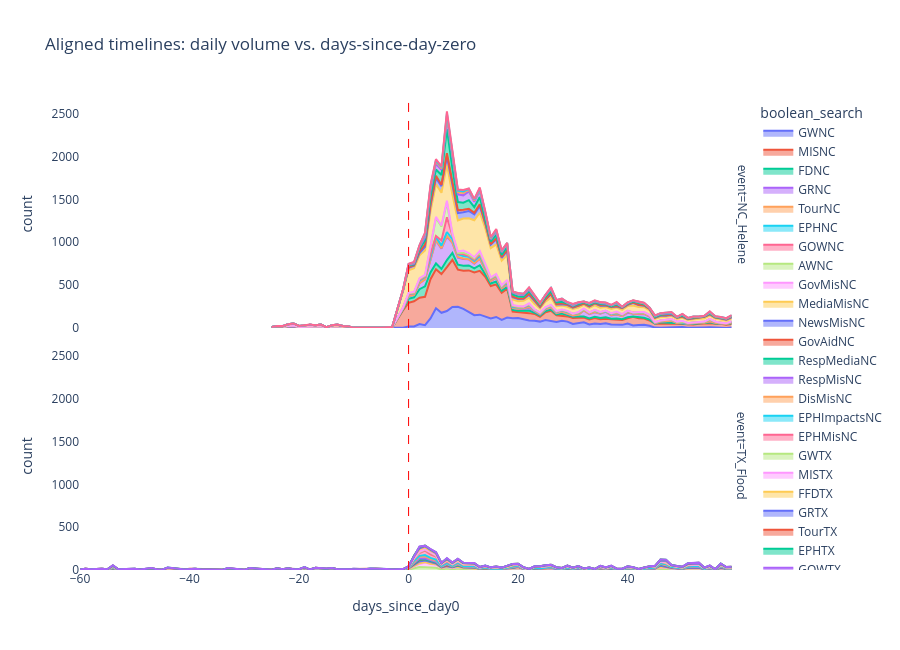

Here is the notebook cell this chart was saved with:
### Markdown cell above
### 7.2 Aligned-timeline streamgraph — event arcs on a common axis

Daily document volume per boolean search, with each event's x-axis re-centered so day-zero = 0. Lets you compare "how does the arc of LA Fires discourse compare to NC Helene" without the events' actual calendar positions getting in the way.

### Code cell
rows = []
for event, day0_str in EVENT_DAY_ZERO.items():
    day0 = datetime.fromisoformat(day0_str).replace(tzinfo=timezone.utc)
    for bs in BOOLEAN_SEARCHES:
        if bs["event"] != event:
            continue
        sub = df[df[f"bool_{bs['name']}"] & df["timestamp"].between(
            day0 - timedelta(days=WINDOW_DAYS), day0 + timedelta(days=WINDOW_DAYS))]
        if sub.empty:
            continue
        daily = sub.groupby(sub["timestamp"].dt.date).size().reset_index(name="count")
        daily["days_since_day0"] = daily["timestamp"].apply(
            lambda d: (datetime.combine(d, datetime.min.time(), tzinfo=timezone.utc) - day0).days)
        daily["event"] = event
        daily["boolean_search"] = bs["name"]
        rows.append(daily[["days_since_day0", "count", "event", "boolean_search"]])

if rows:
    aligned = pd.concat(rows, ignore_index=True)
    fig_aligned = px.area(aligned, x="days_since_day0", y="count", color="boolean_search",
                          facet_row="event", title="Aligned timelines: daily volume vs. days-since-day-zero",
                          height=650)
    fig_aligned.add_vline(x=0, line=dict(color="red", width=1, dash="dash"))
    fig_aligned.update_layout(plot_bgcolor="white")
    fig_aligned.write_html(str(OUTPUT_DIR / "aligned_timelines.html"), include_plotlyjs="cdn")
    fig_aligned.show()
else:
    print("  No data in event windows to plot aligned timelines.")

### Figure 1 — Plotly figure (JSON) as saved in the notebook; plotly's stock layout.template omitted (floating-point values rounded to 4 significant figures)
{"data": [{"fillpattern": {"shape": ""}, "hovertemplate": "boolean_search=GWNC<br>event=NC_Helene<br>days_since_day0=%{x}<br>count=%{y}<extra></extra>", "legendgroup": "GWNC", "line": {"color": "#636efa"}, "marker": {"symbol": "circle"}, "mode": "lines", "name": "GWNC", "orientation": "v", "showlegend": true, "stackgroup": "1", "type": "scatter", "x": [-25, -24, -21, -17, -16, -14, -11, -8, -7, -3, -1, 0, 1, 2, 3, 4, 5, 6, 7, 8, 9, 10, 11, 12, 13, 14, 15, 16, 17, 18, 19, 20, 21, 22, 23, 24, 25, 26, 27, 28, 29, 30, 31, 32, 33, 34, 35, 36, 37, 38, 39, 40, 41, 42, 43, 44, 45, 46, 47, 48, 49, 50, 51, 52, 53, 54, 55, 56, 57, 59], "xaxis": "x2", "y": [2, 1, 1, 1, 1, 1, 1, 1, 1, 1, 3, 16, 18, 46, 33, 112, 230, 177, 197, 246, 247, 223, 189, 149, 155, 135, 112, 128, 94, 121, 113, 117, 101, 88, 84, 74, 93, 82, 71, 83, 74, 46, 53, 65, 40, 52, 47, 55, 41, 41, 36, 51, 29, 35, 38, 25, 4, 2, 5, 5, 5, 10, 2, 1, 3, 6, 8, 5, 1, 6], "yaxis": "y2"}, {"fillpattern": {"shape": ""}, "hovertemplate": "boolean_search=MISNC<br>event=NC_Helene<br>days_since_day0=%{x}<br>count=%{y}<extra></extra>", "legendgroup": "MISNC", "line": {"color": "#EF553B"}, "marker": {"symbol": "circle"}, "mode": "lines", "name": "MISNC", "orientation": "v", "showlegend": true, "stackgroup": "1", "type": "scatter", "x": [-25, -24, -23, -22, -21, -20, -19, -18, -17, -16, -15, -14, -13, -12, -11, -9, -8, -5, -3, -1, 0, 1, 2, 3, 4, 5, 6, 7, 8, 9, 10, 11, 12, 13, 14, 15, 16, 17, 18, 19, 20, 21, 22, 23, 24, 25, 26, 27, 28, 29, 30, 31, 32, 33, 34, 35, 36, 37, 38, 39, 40, 41, 42, 43, 44, 45, 46, 47, 48, 49, 50, 51, 52, 53, 54, 55, 56, 57, 58, 59], "xaxis": "x2", "y": [3, 6, 5, 20, 22, 9, 14, 13, 12, 16, 3, 13, 16, 9, 4, 1, 1, 1, 2, 204, 277, 294, 307, 331, 457, 455, 452, 512, 549, 434, 444, 483, 500, 512, 463, 378, 381, 317, 338, 78, 68, 86, 85, 80, 57, 91, 118, 76, 59, 61, 71, 66, 56, 60, 65, 55, 53, 61, 58, 56, 62, 100, 77, 71, 62, 44, 51, 43, 47, 42, 37, 36, 40, 46, 47, 47, 44, 48, 37, 40], "yaxis": "y2"}, {"fillpattern": {"shape": ""}, "hovertemplate": "boolean_search=FDNC<br>event=NC_Helene<br>days_since_day0=%{x}<br>count=%{y}<extra></extra>", "legendgroup": "FDNC", "line": {"color": "#00cc96"}, "marker": {"symbol": "circle"}, "mode": "lines", "name": "FDNC", "orientation": "v", "showlegend": true, "stackgroup": "1", "type": "scatter", "x": [-24, -23, -17, -16, -13, -11, -10, -1, 0, 1, 2, 3, 4, 5, 6, 7, 8, 9, 10, 11, 12, 13, 14, 15, 16, 17, 18, 19, 20, 21, 22, 23, 24, 25, 26, 27, 28, 29, 30, 31, 32, 33, 34, 35, 36, 37, 38, 39, 40, 41, 42, 43, 44, 45, 46, 47, 48, 49, 50, 51, 52, 53, 54, 55, 56, 57, 58, 59], "xaxis": "x2", "y": [1, 2, 1, 1, 1, 1, 1, 12, 47, 46, 100, 122, 80, 68, 60, 84, 80, 57, 59, 58, 47, 65, 34, 29, 34, 24, 21, 20, 15, 16, 31, 14, 14, 13, 16, 11, 26, 16, 13, 15, 12, 11, 13, 14, 17, 5, 11, 9, 12, 5, 10, 9, 10, 3, 14, 15, 14, 7, 6, 5, 8, 5, 4, 10, 4, 3, 5, 9], "yaxis": "y2"}, {"fillpattern": {"shape": ""}, "hovertemplate": "boolean_search=GRNC<br>event=NC_Helene<br>days_since_day0=%{x}<br>count=%{y}<extra></extra>", "legendgroup": "GRNC", "line": {"color": "#ab63fa"}, "marker": {"symbol": "circle"}, "mode": "lines", "name": "GRNC", "orientation": "v", "showlegend": true, "stackgroup": "1", "type": "scatter", "x": [-24, -23, -17, -16, -14, -13, -11, -1, 0, 1, 2, 3, 4, 5, 6, 7, 8, 9, 10, 11, 12, 13, 14, 15, 16, 17, 18, 19, 20, 21, 22, 23, 24, 25, 26, 27, 28, 29, 30, 31, 32, 33, 34, 35, 36, 37, 38, 39, 40, 41, 42, 43, 44, 45, 46, 47, 48, 49, 50, 51, 52, 53, 54, 55, 56, 57, 58, 59], "xaxis": "x2", "y": [1, 1, 1, 1, 1, 1, 1, 9, 29, 28, 69, 80, 136, 267, 237, 274, 119, 84, 80, 71, 55, 76, 46, 26, 40, 25, 27, 22, 23, 20, 30, 16, 13, 21, 21, 16, 21, 14, 12, 19, 71, 49, 54, 51, 63, 39, 46, 36, 52, 32, 38, 46, 32, 4, 9, 14, 16, 4, 6, 5, 6, 5, 5, 11, 7, 5, 4, 9], "yaxis": "y2"}, {"fillpattern": {"shape": ""}, "hovertemplate": "boolean_search=TourNC<br>event=NC_Helene<br>days_since_day0=%{x}<br>count=%{y}<extra></extra>", "legendgroup": "TourNC", "line": {"color": "#FFA15A"}, "marker": {"symbol": "circle"}, "mode": "lines", "name": "TourNC", "orientation": "v", "showlegend": true, "stackgroup": "1", "type": "scatter", "x": [0, 1, 2, 3, 4, 5, 6, 7, 8, 9, 10, 11, 12, 13, 14, 15, 16, 17, 18, 19, 20, 21, 22, 23, 24, 25, 26, 27, 28, 29, 30, 31, 32, 33, 34, 35, 36, 37, 38, 40, 42, 43, 44, 45, 47, 48, 50, 52, 53, 55], "xaxis": "x2", "y": [3, 1, 2, 2, 8, 6, 6, 10, 2, 6, 4, 2, 4, 1, 2, 3, 6, 4, 5, 2, 2, 7, 10, 6, 5, 4, 4, 2, 2, 2, 6, 2, 2, 6, 3, 2, 2, 5, 3, 11, 3, 1, 11, 1, 3, 3, 2, 1, 1, 3], "yaxis": "y2"}, {"fillpattern": {"shape": ""}, "hovertemplate": "boolean_search=EPHNC<br>event=NC_Helene<br>days_since_day0=%{x}<br>count=%{y}<extra></extra>", "legendgroup": "EPHNC", "line": {"color": "#19d3f3"}, "marker": {"symbol": "circle"}, "mode": "lines", "name": "EPHNC", "orientation": "v", "showlegend": true, "stackgroup": "1", "type": "scatter", "x": [-25, -24, -23, -22, -21, -20, -19, -18, -17, -15, -14, -13, -12, -11, -8, -3, -1, 0, 1, 2, 3, 4, 5, 6, 7, 8, 9, 10, 11, 12, 13, 14, 15, 16, 17, 18, 19, 20, 21, 22, 23, 24, 25, 26, 27, 28, 29, 30, 31, 32, 33, 34, 35, 36, 37, 38, 39, 40, 41, 42, 43, 44, 45, 46, 47, 48, 49, 50, 51, 52, 53, 54, 55, 56, 57, 58, 59], "xaxis": "x2", "y": [2, 3, 2, 4, 4, 3, 1, 8, 2, 1, 2, 1, 3, 3, 1, 2, 11, 21, 18, 28, 27, 39, 35, 29, 43, 41, 32, 29, 29, 28, 34, 28, 22, 21, 16, 16, 9, 13, 11, 18, 11, 11, 9, 16, 9, 15, 17, 14, 17, 10, 13, 14, 10, 4, 12, 12, 15, 9, 12, 13, 11, 9, 6, 10, 9, 14, 12, 5, 6, 7, 4, 7, 19, 13, 5, 8, 9], "yaxis": "y2"}, {"fillpattern": {"shape": ""}, "hovertemplate": "boolean_search=GOWNC<br>event=NC_Helene<br>days_since_day0=%{x}<br>count=%{y}<extra></extra>", "legendgroup": "GOWNC", "line": {"color": "#FF6692"}, "marker": {"symbol": "circle"}, "mode": "lines", "name": "GOWNC", "orientation": "v", "showlegend": true, "stackgroup": "1", "type": "scatter", "x": [-25, -11, -8, 0, 1, 2, 3, 4, 5, 6, 7, 8, 9, 10, 11, 12, 13, 14, 15, 16, 17, 18, 19, 20, 21, 22, 23, 24, 25, 26, 27, 28, 29, 31, 32, 34, 35, 36, 37, 38, 39, 40, 41, 42, 43, 44, 45, 47, 48, 49, 50, 51, 52, 53, 54, 55, 59], "xaxis": "x2", "y": [1, 1, 1, 4, 1, 9, 6, 34, 14, 61, 172, 29, 7, 21, 7, 14, 17, 13, 4, 6, 5, 12, 11, 7, 4, 7, 4, 1, 6, 3, 4, 3, 7, 4, 2, 5, 3, 5, 5, 7, 4, 1, 1, 4, 3, 1, 3, 4, 1, 2, 7, 2, 1, 2, 1, 4, 2], "yaxis": "y2"}, {"fillpattern": {"shape": ""}, "hovertemplate": "boolean_search=AWNC<br>event=NC_Helene<br>days_since_day0=%{x}<br>count=%{y}<extra></extra>", "legendgroup": "AWNC", "line": {"color": "#B6E880"}, "marker": {"symbol": "circle"}, "mode": "lines", "name": "AWNC", "orientation": "v", "showlegend": true, "stackgroup": "1", "type": "scatter", "x": [-25, -21, -17, -7, -3, -1, 0, 1, 2, 3, 4, 5, 6, 7, 8, 9, 10, 11, 12, 13, 14, 15, 16, 17, 18, 19, 20, 21, 22, 24, 25, 26, 27, 28, 29, 30, 31, 32, 33, 34, 35, 36, 38, 39, 40, 41, 42, 43, 44, 45, 47, 49, 50, 51, 53, 54, 55, 56, 59], "xaxis": "x2", "y": [1, 1, 1, 1, 1, 1, 7, 7, 12, 10, 78, 208, 163, 173, 25, 9, 19, 14, 13, 19, 7, 8, 4, 4, 10, 5, 2, 4, 6, 1, 2, 5, 4, 2, 3, 1, 3, 2, 1, 1, 2, 1, 6, 2, 1, 1, 1, 3, 1, 1, 2, 1, 3, 1, 1, 1, 1, 1, 2], "yaxis": "y2"}, {"fillpattern": {"shape": ""}, "hovertemplate": "boolean_search=GovMisNC<br>event=NC_Helene<br>days_since_day0=%{x}<br>count=%{y}<extra></extra>", "legendgroup": "GovMisNC", "line": {"color": "#FF97FF"}, "marker": {"symbol": "circle"}, "mode": "lines", "name": "GovMisNC", "orientation": "v", "showlegend": true, "stackgroup": "1", "type": "scatter", "x": [-11, -3, -1, 0, 1, 2, 3, 4, 5, 6, 7, 8, 9, 10, 11, 12, 13, 14, 15, 16, 17, 18, 19, 20, 21, 22, 23, 24, 25, 26, 27, 28, 29, 30, 31, 32, 33, 34, 35, 36, 37, 38, 39, 40, 41, 42, 43, 44, 45, 47, 48, 49, 50, 51, 52, 53, 54, 55, 56, 59], "xaxis": "x2", "y": [1, 1, 2, 6, 9, 8, 9, 20, 14, 10, 20, 15, 16, 25, 22, 16, 20, 22, 10, 11, 10, 11, 9, 9, 2, 13, 3, 4, 5, 5, 5, 5, 5, 3, 7, 7, 2, 4, 3, 2, 5, 7, 3, 3, 1, 4, 4, 2, 3, 3, 3, 1, 7, 2, 1, 1, 4, 3, 2, 2], "yaxis": "y2"}, {"fillpattern": {"shape": ""}, "hovertemplate": "boolean_search=MediaMisNC<br>event=NC_Helene<br>days_since_day0=%{x}<br>count=%{y}<extra></extra>", "legendgroup": "MediaMisNC", "line": {"color": "#FECB52"}, "marker": {"symbol": "circle"}, "mode": "lines", "name": "MediaMisNC", "orientation": "v", "showlegend": true, "stackgroup": "1", "type": "scatter", "x": [-25, -24, -23, -22, -21, -20, -19, -18, -17, -16, -15, -14, -13, -12, -11, -9, -8, -1, 0, 1, 2, 3, 4, 5, 6, 7, 8, 9, 10, 11, 12, 13, 14, 15, 16, 17, 18, 19, 20, 21, 22, 23, 24, 25, 26, 27, 28, 29, 30, 31, 32, 33, 34, 35, 36, 37, 38, 39, 40, 41, 42, 43, 44, 45, 46, 47, 48, 49, 50, 51, 52, 53, 54, 55, 56, 57, 58, 59], "xaxis": "x2", "y": [1, 5, 4, 13, 20, 8, 12, 12, 11, 15, 2, 9, 12, 6, 4, 1, 1, 192, 263, 274, 267, 284, 395, 382, 384, 422, 451, 364, 374, 405, 431, 446, 414, 340, 344, 286, 288, 62, 56, 65, 67, 63, 46, 62, 83, 55, 45, 49, 57, 53, 42, 52, 53, 50, 42, 50, 47, 49, 53, 81, 59, 57, 51, 38, 42, 33, 37, 32, 35, 33, 34, 43, 38, 40, 34, 37, 30, 31], "yaxis": "y2"}, {"fillpattern": {"shape": ""}, "hovertemplate": "boolean_search=NewsMisNC<br>event=NC_Helene<br>days_since_day0=%{x}<br>count=%{y}<extra></extra>", "legendgroup": "NewsMisNC", "line": {"color": "#636efa"}, "marker": {"symbol": "circle"}, "mode": "lines", "name": "NewsMisNC", "orientation": "v", "showlegend": true, "stackgroup": "1", "type": "scatter", "x": [-25, -24, -23, -22, -21, -20, -19, -18, -17, -16, -15, -14, -13, -12, -11, -3, -1, 0, 1, 2, 3, 4, 5, 6, 7, 8, 9, 10, 11, 12, 13, 14, 15, 16, 17, 18, 19, 20, 21, 22, 23, 24, 25, 26, 27, 28, 29, 30, 31, 32, 33, 34, 35, 36, 37, 38, 39, 40, 41, 42, 43, 44, 45, 46, 47, 48, 49, 50, 51, 52, 53, 54, 55, 56, 57, 58, 59], "xaxis": "x2", "y": [1, 3, 4, 6, 5, 4, 3, 5, 2, 5, 2, 5, 6, 4, 1, 1, 10, 28, 30, 27, 44, 63, 72, 76, 97, 116, 85, 73, 85, 68, 78, 54, 41, 61, 34, 54, 28, 27, 26, 32, 34, 18, 25, 40, 22, 15, 19, 15, 20, 16, 15, 24, 23, 17, 20, 11, 21, 15, 32, 23, 17, 17, 11, 15, 10, 12, 13, 13, 11, 12, 6, 16, 12, 11, 11, 13, 12], "yaxis": "y2"}, {"fillpattern": {"shape": ""}, "hovertemplate": "boolean_search=GovAidNC<br>event=NC_Helene<br>days_since_day0=%{x}<br>count=%{y}<extra></extra>", "legendgroup": "GovAidNC", "line": {"color": "#EF553B"}, "marker": {"symbol": "circle"}, "mode": "lines", "name": "GovAidNC", "orientation": "v", "showlegend": true, "stackgroup": "1", "type": "scatter", "x": [-24, -23, -13, -11, -1, 0, 1, 2, 3, 4, 5, 6, 7, 8, 9, 10, 11, 12, 13, 14, 15, 16, 17, 18, 19, 20, 21, 22, 23, 24, 25, 26, 27, 28, 29, 30, 31, 32, 33, 34, 35, 36, 37, 38, 39, 40, 41, 42, 43, 44, 45, 46, 47, 48, 49, 50, 51, 52, 53, 54, 55, 57, 58, 59], "xaxis": "x2", "y": [1, 1, 1, 1, 1, 8, 7, 19, 26, 27, 26, 17, 35, 41, 34, 28, 26, 19, 22, 12, 7, 9, 10, 8, 8, 4, 3, 13, 9, 5, 4, 6, 3, 11, 6, 4, 3, 1, 5, 2, 4, 3, 1, 6, 2, 2, 2, 5, 4, 2, 2, 6, 6, 5, 1, 2, 2, 3, 1, 2, 2, 2, 2, 4], "yaxis": "y2"}, {"fillpattern": {"shape": ""}, "hovertemplate": "boolean_search=RespMediaNC<br>event=NC_Helene<br>days_since_day0=%{x}<br>count=%{y}<extra></extra>", "legendgroup": "RespMediaNC", "line": {"color": "#00cc96"}, "marker": {"symbol": "circle"}, "mode": "lines", "name": "RespMediaNC", "orientation": "v", "showlegend": true, "stackgroup": "1", "type": "scatter", "x": [-24, -23, -11, -1, 0, 1, 2, 3, 4, 5, 6, 7, 8, 9, 10, 11, 12, 13, 14, 15, 16, 17, 18, 19, 20, 21, 22, 23, 24, 25, 26, 27, 28, 29, 30, 31, 32, 33, 34, 35, 36, 37, 38, 39, 40, 41, 42, 43, 44, 45, 46, 47, 48, 49, 50, 51, 52, 53, 54, 55, 56, 57, 58, 59], "xaxis": "x2", "y": [1, 1, 1, 1, 17, 9, 28, 48, 84, 73, 113, 281, 148, 94, 84, 101, 67, 83, 53, 29, 40, 24, 36, 24, 25, 19, 28, 23, 20, 27, 29, 21, 19, 13, 11, 15, 12, 15, 10, 15, 11, 8, 17, 7, 11, 12, 16, 12, 8, 8, 5, 13, 9, 4, 12, 4, 7, 6, 4, 8, 7, 5, 5, 6], "yaxis": "y2"}, {"fillpattern": {"shape": ""}, "hovertemplate": "boolean_search=RespMisNC<br>event=NC_Helene<br>days_since_day0=%{x}<br>count=%{y}<extra></extra>", "legendgroup": "RespMisNC", "line": {"color": "#ab63fa"}, "marker": {"symbol": "circle"}, "mode": "lines", "name": "RespMisNC", "orientation": "v", "showlegend": true, "stackgroup": "1", "type": "scatter", "x": [-23, -13, -11, -1, 0, 1, 2, 3, 4, 5, 6, 7, 8, 9, 10, 11, 12, 13, 14, 15, 16, 17, 18, 19, 20, 21, 22, 23, 24, 25, 26, 27, 28, 29, 30, 31, 32, 33, 34, 35, 36, 37, 38, 39, 40, 41, 42, 43, 44, 45, 46, 47, 48, 49, 50, 51, 52, 53, 54, 55, 56, 57, 58, 59], "xaxis": "x2", "y": [1, 1, 1, 1, 8, 9, 23, 37, 75, 66, 62, 117, 134, 91, 85, 103, 63, 69, 47, 25, 42, 30, 36, 22, 23, 20, 19, 21, 16, 18, 26, 17, 22, 8, 8, 13, 7, 13, 9, 13, 7, 10, 12, 5, 6, 10, 14, 9, 3, 9, 9, 9, 7, 2, 10, 4, 6, 5, 4, 9, 5, 6, 5, 7], "yaxis": "y2"}, {"fillpattern": {"shape": ""}, "hovertemplate": "boolean_search=DisMisNC<br>event=NC_Helene<br>days_since_day0=%{x}<br>count=%{y}<extra></extra>", "legendgroup": "DisMisNC", "line": {"color": "#FFA15A"}, "marker": {"symbol": "circle"}, "mode": "lines", "name": "DisMisNC", "orientation": "v", "showlegend": true, "stackgroup": "1", "type": "scatter", "x": [-13, -11, -1, 0, 1, 2, 3, 4, 5, 6, 7, 8, 9, 10, 11, 12, 13, 14, 15, 16, 17, 18, 19, 20, 21, 22, 23, 24, 25, 26, 27, 28, 29, 30, 31, 32, 33, 34, 35, 36, 37, 38, 39, 40, 41, 42, 43, 44, 45, 46, 47, 48, 49, 50, 51, 52, 53, 54, 55, 57, 58, 59], "xaxis": "x2", "y": [1, 1, 2, 7, 13, 12, 36, 35, 29, 17, 43, 39, 25, 28, 18, 13, 21, 14, 10, 15, 13, 8, 10, 7, 10, 15, 8, 2, 5, 9, 5, 9, 2, 10, 7, 3, 4, 4, 6, 9, 5, 7, 2, 8, 2, 6, 4, 3, 3, 7, 4, 7, 1, 5, 2, 4, 2, 2, 5, 2, 3, 4], "yaxis": "y2"}, {"fillpattern": {"shape": ""}, "hovertemplate": "boolean_search=EPHImpactsNC<br>event=NC_Helene<br>days_since_day0=%{x}<br>count=%{y}<extra></extra>", "legendgroup": "EPHImpactsNC", "line": {"color": "#19d3f3"}, "marker": {"symbol": "circle"}, "mode": "lines", "name": "EPHImpactsNC", "orientation": "v", "showlegend": true, "stackgroup": "1", "type": "scatter", "x": [-23, -1, 0, 1, 2, 3, 4, 5, 6, 7, 8, 9, 10, 11, 12, 13, 14, 15, 16, 17, 18, 19, 20, 21, 22, 23, 24, 25, 26, 27, 28, 29, 30, 31, 33, 34, 35, 36, 38, 41, 42, 43, 44, 45, 46, 47, 48, 49, 50, 51, 52, 53, 54, 55, 56, 57, 58, 59], "xaxis": "x2", "y": [1, 2, 4, 2, 6, 8, 13, 12, 13, 25, 19, 18, 17, 10, 11, 10, 7, 8, 4, 6, 1, 2, 6, 4, 7, 3, 4, 1, 5, 3, 5, 3, 4, 1, 4, 5, 3, 3, 5, 1, 2, 4, 1, 3, 1, 5, 3, 1, 2, 1, 2, 2, 1, 6, 2, 2, 1, 5], "yaxis": "y2"}, {"fillpattern": {"shape": ""}, "hovertemplate": "boolean_search=EPHMisNC<br>event=NC_Helene<br>days_since_day0=%{x}<br>count=%{y}<extra></extra>", "legendgroup": "EPHMisNC", "line": {"color": "#FF6692"}, "marker": {"symbol": "circle"}, "mode": "lines", "name": "EPHMisNC", "orientation": "v", "showlegend": true, "stackgroup": "1", "type": "scatter", "x": [-23, -19, -18, -8, -3, -1, 0, 1, 2, 3, 4, 5, 6, 7, 8, 9, 10, 11, 12, 13, 14, 15, 16, 17, 18, 19, 20, 21, 22, 23, 24, 25, 26, 27, 29, 30, 31, 33, 34, 35, 36, 37, 38, 39, 40, 41, 42, 43, 45, 46, 47, 48, 49, 50, 51, 52, 53, 54, 55, 56, 57, 58, 59], "xaxis": "x2", "y": [1, 1, 1, 1, 2, 2, 4, 4, 3, 10, 14, 13, 10, 23, 16, 12, 17, 5, 8, 11, 11, 7, 10, 5, 2, 1, 5, 2, 5, 4, 3, 1, 7, 2, 4, 5, 2, 3, 4, 1, 2, 2, 7, 1, 2, 1, 1, 2, 4, 2, 4, 3, 2, 2, 1, 1, 1, 1, 6, 3, 2, 1, 3], "yaxis": "y2"}, {"fillpattern": {"shape": ""}, "hovertemplate": "boolean_search=GWTX<br>event=TX_Flood<br>days_since_day0=%{x}<br>count=%{y}<extra></extra>", "legendgroup": "GWTX", "line": {"color": "#B6E880"}, "marker": {"symbol": "circle"}, "mode": "lines", "name": "GWTX", "orientation": "v", "showlegend": true, "stackgroup": "1", "type": "scatter", "x": [-60, -54, -52, -51, -50, -48, -47, -46, -44, -43, -39, -35, -33, -28, -24, -23, -22, -19, -17, -15, -14, -9, -8, -6, -4, -3, -1, 0, 1, 2, 3, 4, 5, 6, 7, 8, 9, 10, 11, 12, 13, 14, 15, 16, 17, 18, 19, 20, 22, 23, 24, 25, 26, 27, 28, 29, 30, 31, 32, 34, 35, 36, 37, 38, 40, 41, 42, 43, 44, 45, 46, 47, 48, 49, 50, 51, 52, 53, 54, 55, 57, 58, 59], "xaxis": "x", "y": [1, 4, 1, 2, 1, 1, 1, 1, 2, 1, 2, 1, 1, 1, 1, 1, 1, 3, 2, 1, 1, 1, 1, 1, 1, 1, 1, 5, 21, 35, 33, 26, 25, 7, 17, 8, 17, 7, 6, 6, 4, 4, 1, 1, 1, 3, 6, 11, 1, 5, 2, 2, 3, 3, 1, 5, 3, 6, 1, 1, 4, 3, 4, 1, 1, 2, 1, 1, 2, 4, 13, 10, 3, 4, 2, 4, 5, 7, 1, 1, 6, 1, 2], "yaxis": "y"}, {"fillpattern": {"shape": ""}, "hovertemplate": "boolean_search=MISTX<br>event=TX_Flood<br>days_since_day0=%{x}<br>count=%{y}<extra></extra>", "legendgroup": "MISTX", "line": {"color": "#FF97FF"}, "marker": {"symbol": "circle"}, "mode": "lines", "name": "MISTX", "orientation": "v", "showlegend": true, "stackgroup": "1", "type": "scatter", "x": [-60, -59, -58, -57, -56, -55, -54, -53, -52, -51, -50, -49, -48, -47, -46, -45, -44, -43, -42, -41, -40, -39, -38, -36, -35, -34, -33, -32, -31, -30, -29, -28, -27, -26, -25, -24, -23, -22, -21, -20, -19, -18, -17, -15, -14, -13, -12, -11, -10, -9, -8, -7, -6, -5, -4, -3, -2, -1, 0, 1, 2, 3, 4, 5, 6, 7, 8, 9, 10, 11, 12, 13, 14, 15, 16, 17, 18, 19, 20, 21, 22, 23, 24, 25, 26, 27, 28, 29, 30, 31, 32, 33, 34, 35, 36, 37, 38, 39, 40, 41, 42, 43, 44, 45, 46, 47, 48, 49, 50, 51, 52, 53, 54, 55, 56, 57, 58, 59], "xaxis": "x", "y": [2, 5, 4, 5, 5, 3, 7, 3, 2, 2, 5, 2, 3, 5, 2, 1, 4, 5, 5, 2, 3, 4, 3, 3, 2, 1, 3, 6, 4, 1, 8, 4, 5, 1, 1, 7, 3, 4, 3, 2, 7, 2, 6, 4, 7, 4, 5, 4, 6, 4, 3, 4, 3, 5, 4, 2, 3, 3, 7, 25, 36, 53, 43, 37, 17, 19, 15, 16, 16, 14, 14, 6, 12, 7, 8, 9, 8, 12, 10, 7, 3, 5, 14, 14, 12, 7, 8, 11, 5, 9, 4, 11, 2, 7, 4, 8, 5, 4, 11, 7, 4, 7, 10, 9, 17, 13, 13, 8, 6, 13, 11, 13, 7, 10, 3, 10, 6, 10], "yaxis": "y"}, {"fillpattern": {"shape": ""}, "hovertemplate": "boolean_search=FFDTX<br>event=TX_Flood<br>days_since_day0=%{x}<br>count=%{y}<extra></extra>", "legendgroup": "FFDTX", "line": {"color": "#FECB52"}, "marker": {"symbol": "circle"}, "mode": "lines", "name": "FFDTX", "orientation": "v", "showlegend": true, "stackgroup": "1", "type": "scatter", "x": [-59, -57, -54, -47, -44, -40, -33, -28, -22, -20, -19, -17, -15, -14, -6, 0, 1, 2, 3, 4, 5, 6, 7, 8, 9, 10, 11, 12, 13, 14, 15, 16, 17, 18, 19, 20, 21, 22, 23, 26, 27, 30, 34, 35, 36, 37, 39, 40, 41, 43, 44, 45, 46, 47, 48, 49, 50, 51, 52, 53, 57, 58], "xaxis": "x", "y": [1, 1, 3, 1, 2, 1, 1, 1, 1, 1, 1, 1, 1, 1, 1, 2, 4, 8, 7, 5, 5, 1, 5, 5, 4, 1, 4, 1, 1, 1, 2, 1, 2, 2, 1, 8, 1, 1, 2, 4, 1, 1, 2, 2, 2, 2, 1, 3, 2, 1, 1, 1, 5, 6, 2, 1, 3, 1, 5, 2, 3, 3], "yaxis": "y"}, {"fillpattern": {"shape": ""}, "hovertemplate": "boolean_search=GRTX<br>event=TX_Flood<br>days_since_day0=%{x}<br>count=%{y}<extra></extra>", "legendgroup": "GRTX", "line": {"color": "#636efa"}, "marker": {"symbol": "circle"}, "mode": "lines", "name": "GRTX", "orientation": "v", "showlegend": true, "stackgroup": "1", "type": "scatter", "x": [-59, -57, -54, -47, -44, -43, -42, -40, -33, -28, -22, -20, -19, -17, -15, -8, -6, -4, -2, 0, 1, 2, 3, 4, 5, 6, 7, 8, 9, 10, 11, 12, 13, 14, 15, 16, 18, 19, 20, 21, 22, 23, 24, 25, 26, 27, 29, 30, 31, 34, 35, 36, 37, 38, 39, 40, 41, 43, 44, 45, 46, 47, 48, 49, 50, 51, 52, 53, 55, 57, 58, 59], "xaxis": "x", "y": [1, 1, 3, 1, 2, 1, 1, 1, 1, 1, 1, 1, 1, 1, 1, 1, 1, 1, 1, 5, 11, 20, 17, 15, 9, 5, 4, 4, 11, 5, 5, 4, 3, 2, 1, 2, 5, 5, 7, 3, 2, 2, 1, 2, 3, 1, 2, 2, 3, 1, 2, 3, 4, 1, 1, 4, 3, 1, 1, 2, 15, 7, 4, 4, 3, 4, 4, 3, 1, 5, 2, 1], "yaxis": "y"}, {"fillpattern": {"shape": ""}, "hovertemplate": "boolean_search=TourTX<br>event=TX_Flood<br>days_since_day0=%{x}<br>count=%{y}<extra></extra>", "legendgroup": "TourTX", "line": {"color": "#EF553B"}, "marker": {"symbol": "circle"}, "mode": "lines", "name": "TourTX", "orientation": "v", "showlegend": true, "stackgroup": "1", "type": "scatter", "x": [-54, -39, -20, -17, -7, -6, 0, 1, 2, 3, 4, 5, 6, 7, 8, 9, 10, 11, 12, 13, 14, 15, 16, 17, 18, 19, 20, 21, 23, 24, 25, 26, 27, 28, 29, 30, 31, 34, 35, 36, 37, 38, 40, 42, 44, 45, 46, 47, 48, 49, 50, 51, 52, 53, 54, 55, 57, 58, 59], "xaxis": "x", "y": [1, 1, 1, 1, 1, 1, 4, 10, 16, 15, 16, 9, 7, 8, 6, 6, 5, 6, 6, 2, 2, 3, 1, 1, 4, 3, 2, 3, 5, 1, 3, 7, 4, 1, 2, 1, 4, 1, 3, 1, 2, 1, 1, 1, 5, 3, 13, 13, 8, 4, 1, 9, 11, 9, 2, 10, 11, 3, 1], "yaxis": "y"}, {"fillpattern": {"shape": ""}, "hovertemplate": "boolean_search=EPHTX<br>event=TX_Flood<br>days_since_day0=%{x}<br>count=%{y}<extra></extra>", "legendgroup": "EPHTX", "line": {"color": "#00cc96"}, "marker": {"symbol": "circle"}, "mode": "lines", "name": "EPHTX", "orientation": "v", "showlegend": true, "stackgroup": "1", "type": "scatter", "x": [-59, -58, -56, -55, -54, -53, -52, -50, -48, -47, -46, -45, -44, -43, -42, -41, -39, -38, -36, -33, -32, -29, -28, -27, -22, -21, -20, -19, -18, -17, -15, -14, -10, -7, -6, -2, 1, 2, 4, 5, 6, 7, 8, 9, 10, 11, 12, 14, 15, 16, 17, 19, 20, 21, 23, 25, 26, 27, 28, 29, 32, 33, 35, 36, 37, 39, 40, 43, 44, 45, 47, 48, 49, 50, 51, 53, 54, 55, 56, 57, 58], "xaxis": "x", "y": [2, 1, 1, 2, 2, 1, 1, 2, 1, 1, 1, 1, 2, 4, 1, 1, 1, 2, 1, 2, 1, 1, 1, 1, 1, 1, 1, 2, 1, 1, 1, 2, 2, 2, 1, 1, 2, 5, 1, 3, 1, 7, 1, 1, 3, 2, 1, 2, 1, 2, 1, 3, 1, 1, 2, 1, 1, 1, 1, 1, 1, 2, 1, 1, 1, 1, 1, 2, 1, 1, 1, 2, 1, 2, 2, 3, 1, 1, 2, 1, 1], "yaxis": "y"}, {"fillpattern": {"shape": ""}, "hovertemplate": "boolean_search=GOWTX<br>event=TX_Flood<br>days_since_day0=%{x}<br>count=%{y}<extra></extra>", "legendgroup": "GOWTX", "line": {"color": "#ab63fa"}, "marker": {"symbol": "circle"}, "mode": "lines", "name": "GOWTX", "orientation": "v", "showlegend": true, "stackgroup": "1", "type": "scatter", "x": [-54, -47, -46, -44, -39, -35, -33, -24, -22, -19, -17, -15, -14, -9, -6, -1, 0, 1, 2, 3, 4, 5, 6, 7, 8, 9, 10, 11, 12, 13, 14, 15, 16, 18, 19, 20, 23, 24, 25, 26, 29, 30, 31, 32, 35, 36, 37, 40, 43, 44, 45, 46, 47, 48, 49, 50, 51, 52, 53, 57, 58], "xaxis": "x", "y": [4, 1, 1, 1, 1, 1, 1, 1, 1, 3, 1, 1, 1, 1, 1, 1, 2, 12, 14, 11, 7, 9, 3, 5, 2, 8, 4, 4, 4, 2, 2, 1, 1, 1, 3, 1, 4, 1, 1, 2, 1, 2, 1, 1, 3, 2, 3, 1, 1, 1, 1, 7, 2, 2, 1, 1, 1, 3, 1, 3, 1], "yaxis": "y"}, {"fillpattern": {"shape": ""}, "hovertemplate": "boolean_search=AWTX<br>event=TX_Flood<br>days_since_day0=%{x}<br>count=%{y}<extra></extra>", "legendgroup": "AWTX", "line": {"color": "#FFA15A"}, "marker": {"symbol": "circle"}, "mode": "lines", "name": "AWTX", "orientation": "v", "showlegend": true, "stackgroup": "1", "type": "scatter", "x": [-54, -48, -47, -35, -33, -28, -23, -19, 0, 1, 2, 3, 4, 5, 6, 7, 8, 9, 10, 11, 12, 14, 16, 18, 19, 20, 23, 24, 25, 27, 29, 31, 37, 38, 41, 43, 44, 45, 46, 47, 49, 50, 51, 52, 53, 54, 55, 57, 58, 59], "xaxis": "x", "y": [3, 1, 1, 1, 1, 1, 1, 1, 1, 11, 24, 23, 15, 15, 2, 9, 4, 10, 1, 3, 4, 2, 1, 1, 2, 7, 1, 2, 1, 2, 4, 2, 2, 1, 1, 1, 2, 3, 4, 7, 3, 1, 3, 5, 4, 1, 1, 3, 1, 1], "yaxis": "y"}, {"fillpattern": {"shape": ""}, "hovertemplate": "boolean_search=GovMisTX<br>event=TX_Flood<br>days_since_day0=%{x}<br>count=%{y}<extra></extra>", "legendgroup": "GovMisTX", "line": {"color": "#19d3f3"}, "marker": {"symbol": "circle"}, "mode": "lines", "name": "GovMisTX", "orientation": "v", "showlegend": true, "stackgroup": "1", "type": "scatter", "x": [-54, -51, -50, -48, -47, -46, -44, -43, -39, -33, -28, -24, -23, -22, -19, -17, -15, -14, -9, -6, -3, -1, 1, 2, 3, 4, 5, 6, 7, 8, 9, 10, 11, 12, 13, 14, 16, 18, 19, 20, 23, 25, 26, 27, 29, 30, 31, 32, 35, 36, 37, 41, 43, 44, 45, 46, 47, 48, 49, 51, 52, 53, 54, 55, 57, 58, 59], "xaxis": "x", "y": [4, 1, 1, 1, 1, 1, 2, 1, 1, 1, 1, 1, 1, 1, 1, 1, 1, 1, 1, 1, 1, 1, 10, 7, 15, 13, 9, 3, 6, 3, 9, 2, 2, 4, 1, 2, 1, 2, 5, 5, 1, 1, 2, 1, 2, 2, 1, 1, 3, 1, 2, 2, 1, 2, 4, 6, 7, 1, 3, 2, 4, 2, 1, 1, 3, 1, 2], "yaxis": "y"}, {"fillpattern": {"shape": ""}, "hovertemplate": "boolean_search=MediaMisTX<br>event=TX_Flood<br>days_since_day0=%{x}<br>count=%{y}<extra></extra>", "legendgroup": "MediaMisTX", "line": {"color": "#FF6692"}, "marker": {"symbol": "circle"}, "mode": "lines", "name": "MediaMisTX", "orientation": "v", "showlegend": true, "stackgroup": "1", "type": "scatter", "x": [-60, -59, -58, -57, -56, -55, -54, -53, -52, -51, -50, -49, -48, -47, -46, -45, -44, -43, -42, -41, -40, -39, -38, -36, -35, -34, -33, -32, -31, -30, -29, -28, -27, -26, -25, -24, -23, -22, -21, -20, -19, -18, -17, -15, -14, -13, -12, -11, -10, -9, -8, -7, -6, -5, -4, -3, -2, -1, 0, 1, 2, 3, 4, 5, 6, 7, 8, 9, 10, 11, 12, 13, 14, 15, 16, 17, 18, 19, 20, 21, 22, 23, 24, 25, 26, 27, 28, 29, 30, 31, 32, 33, 34, 35, 36, 37, 38, 39, 40, 41, 42, 43, 44, 45, 46, 47, 48, 49, 50, 51, 52, 53, 54, 55, 56, 57, 58, 59], "xaxis": "x", "y": [2, 5, 4, 5, 5, 3, 7, 3, 2, 1, 4, 2, 3, 4, 2, 1, 3, 4, 4, 2, 3, 4, 3, 2, 2, 1, 3, 6, 4, 1, 8, 4, 5, 1, 1, 7, 3, 4, 3, 2, 5, 2, 6, 4, 7, 4, 5, 4, 5, 3, 2, 4, 3, 5, 4, 2, 3, 3, 7, 24, 32, 52, 42, 36, 17, 19, 14, 16, 16, 14, 14, 6, 12, 7, 8, 9, 8, 12, 10, 5, 3, 5, 14, 13, 12, 5, 7, 11, 4, 9, 4, 10, 2, 7, 4, 8, 5, 4, 9, 7, 3, 7, 9, 9, 17, 12, 13, 8, 6, 12, 11, 13, 7, 9, 3, 10, 6, 10], "yaxis": "y"}, {"fillpattern": {"shape": ""}, "hovertemplate": "boolean_search=NewsMisTX<br>event=TX_Flood<br>days_since_day0=%{x}<br>count=%{y}<extra></extra>", "legendgroup": "NewsMisTX", "line": {"color": "#B6E880"}, "marker": {"symbol": "circle"}, "mode": "lines", "name": "NewsMisTX", "orientation": "v", "showlegend": true, "stackgroup": "1", "type": "scatter", "x": [-58, -57, -56, -55, -54, -53, -52, -49, -47, -44, -42, -40, -39, -38, -36, -35, -33, -32, -29, -27, -24, -23, -22, -21, -19, -17, -14, -13, -10, -8, -7, -6, -5, -4, -3, -2, 0, 1, 2, 3, 4, 5, 6, 7, 8, 9, 10, 11, 12, 13, 14, 15, 16, 17, 18, 19, 20, 21, 23, 24, 25, 26, 28, 29, 30, 31, 32, 33, 34, 35, 36, 37, 38, 39, 40, 41, 42, 43, 44, 45, 46, 47, 49, 50, 51, 52, 53, 54, 55, 56, 57, 58, 59], "xaxis": "x", "y": [1, 2, 3, 1, 3, 1, 2, 1, 2, 1, 1, 2, 1, 2, 2, 1, 2, 3, 5, 1, 2, 1, 3, 2, 2, 2, 1, 2, 2, 2, 2, 3, 2, 2, 1, 2, 2, 5, 13, 11, 17, 11, 5, 10, 3, 6, 5, 7, 6, 2, 4, 3, 6, 4, 2, 4, 1, 3, 3, 3, 4, 5, 4, 5, 2, 3, 3, 2, 1, 5, 1, 3, 2, 2, 2, 2, 1, 4, 5, 3, 2, 3, 1, 2, 7, 2, 2, 2, 2, 1, 1, 3, 2], "yaxis": "y"}, {"fillpattern": {"shape": ""}, "hovertemplate": "boolean_search=GovAidTX<br>event=TX_Flood<br>days_since_day0=%{x}<br>count=%{y}<extra></extra>", "legendgroup": "GovAidTX", "line": {"color": "#FF97FF"}, "marker": {"symbol": "circle"}, "mode": "lines", "name": "GovAidTX", "orientation": "v", "showlegend": true, "stackgroup": "1", "type": "scatter", "x": [-54, -44, -40, -33, -22, -19, -14, 1, 2, 3, 4, 5, 7, 8, 9, 10, 11, 13, 16, 18, 19, 21, 23, 26, 27, 35, 37, 40, 41, 43, 45, 47, 48, 50, 51, 52, 53, 58], "xaxis": "x", "y": [2, 2, 1, 1, 1, 1, 1, 3, 4, 3, 2, 5, 2, 3, 2, 1, 2, 1, 1, 1, 1, 1, 2, 1, 1, 2, 2, 1, 1, 1, 1, 6, 1, 3, 1, 4, 1, 1], "yaxis": "y"}, {"fillpattern": {"shape": ""}, "hovertemplate": "boolean_search=RespMediaTX<br>event=TX_Flood<br>days_since_day0=%{x}<br>count=%{y}<extra></extra>", "legendgroup": "RespMediaTX", "line": {"color": "#FECB52"}, "marker": {"symbol": "circle"}, "mode": "lines", "name": "RespMediaTX", "orientation": "v", "showlegend": true, "stackgroup": "1", "type": "scatter", "x": [-60, -54, -46, -44, -42, -40, -39, -33, -27, -22, -19, -17, -8, -7, -5, -4, -2, -1, 0, 1, 2, 3, 4, 5, 6, 7, 8, 9, 10, 11, 12, 13, 14, 15, 16, 18, 19, 20, 21, 22, 23, 24, 25, 26, 27, 29, 30, 31, 32, 33, 34, 35, 36, 37, 40, 41, 43, 44, 45, 46, 47, 48, 49, 50, 51, 52, 53, 54, 55, 57, 58, 59], "xaxis": "x", "y": [1, 3, 1, 2, 2, 1, 1, 1, 1, 1, 3, 3, 1, 2, 1, 1, 2, 1, 6, 14, 28, 24, 20, 18, 9, 8, 9, 12, 9, 9, 7, 4, 4, 2, 2, 4, 5, 3, 4, 2, 2, 3, 6, 3, 2, 4, 2, 4, 1, 2, 1, 4, 6, 4, 3, 3, 1, 1, 3, 10, 11, 4, 3, 3, 6, 7, 10, 2, 8, 8, 2, 4], "yaxis": "y"}, {"fillpattern": {"shape": ""}, "hovertemplate": "boolean_search=RespMisTX<br>event=TX_Flood<br>days_since_day0=%{x}<br>count=%{y}<extra></extra>", "legendgroup": "RespMisTX", "line": {"color": "#636efa"}, "marker": {"symbol": "circle"}, "mode": "lines", "name": "RespMisTX", "orientation": "v", "showlegend": true, "stackgroup": "1", "type": "scatter", "x": [-54, -50, -47, -44, -43, -40, -33, -27, -22, -20, -19, -17, -7, -2, -1, 1, 2, 3, 4, 5, 6, 7, 8, 9, 10, 11, 12, 13, 15, 16, 18, 19, 20, 21, 22, 23, 24, 25, 26, 27, 28, 29, 30, 31, 32, 33, 35, 36, 37, 40, 41, 43, 44, 45, 46, 47, 48, 49, 50, 51, 52, 53, 54, 55, 57, 58, 59], "xaxis": "x", "y": [3, 1, 1, 2, 1, 1, 1, 1, 1, 1, 1, 1, 1, 1, 1, 10, 12, 14, 13, 7, 5, 8, 5, 7, 6, 3, 4, 2, 1, 3, 3, 4, 3, 2, 1, 1, 2, 6, 2, 2, 1, 2, 2, 2, 1, 1, 3, 2, 2, 1, 2, 1, 1, 3, 3, 10, 3, 2, 2, 5, 4, 7, 2, 4, 7, 2, 3], "yaxis": "y"}, {"fillpattern": {"shape": ""}, "hovertemplate": "boolean_search=DisMisTX<br>event=TX_Flood<br>days_since_day0=%{x}<br>count=%{y}<extra></extra>", "legendgroup": "DisMisTX", "line": {"color": "#EF553B"}, "marker": {"symbol": "circle"}, "mode": "lines", "name": "DisMisTX", "orientation": "v", "showlegend": true, "stackgroup": "1", "type": "scatter", "x": [-57, -54, -47, -44, -40, -33, -28, -22, -20, -19, -17, -15, -6, 0, 1, 2, 3, 4, 5, 6, 7, 8, 9, 10, 11, 12, 13, 14, 15, 16, 17, 18, 19, 20, 21, 23, 25, 26, 27, 29, 31, 35, 37, 39, 40, 41, 42, 43, 44, 45, 46, 47, 48, 49, 50, 51, 52, 53, 54, 55, 57, 58, 59], "xaxis": "x", "y": [1, 3, 1, 2, 1, 1, 1, 1, 1, 1, 1, 1, 1, 1, 5, 13, 6, 7, 7, 1, 5, 4, 4, 1, 3, 4, 1, 1, 2, 2, 1, 3, 3, 4, 2, 2, 3, 3, 2, 1, 2, 2, 2, 1, 4, 1, 1, 1, 4, 2, 9, 10, 2, 3, 2, 7, 6, 8, 2, 3, 3, 2, 1], "yaxis": "y"}, {"fillpattern": {"shape": ""}, "hovertemplate": "boolean_search=EPHImpactsTX<br>event=TX_Flood<br>days_since_day0=%{x}<br>count=%{y}<extra></extra>", "legendgroup": "EPHImpactsTX", "line": {"color": "#00cc96"}, "marker": {"symbol": "circle"}, "mode": "lines", "name": "EPHImpactsTX", "orientation": "v", "showlegend": true, "stackgroup": "1", "type": "scatter", "x": [-54, -47, -44, -33, -19, -15, -7, 2, 5, 7, 9, 10, 11, 12, 14, 16, 19, 23, 27, 37, 39, 43, 47, 49, 50, 51, 55, 57], "xaxis": "x", "y": [2, 1, 1, 1, 1, 1, 1, 3, 1, 3, 1, 1, 1, 1, 1, 1, 1, 1, 1, 1, 1, 1, 1, 1, 1, 1, 1, 1], "yaxis": "y"}, {"fillpattern": {"shape": ""}, "hovertemplate": "boolean_search=EPHMisTX<br>event=TX_Flood<br>days_since_day0=%{x}<br>count=%{y}<extra></extra>", "legendgroup": "EPHMisTX", "line": {"color": "#ab63fa"}, "marker": {"symbol": "circle"}, "mode": "lines", "name": "EPHMisTX", "orientation": "v", "showlegend": true, "stackgroup": "1", "type": "scatter", "x": [-54, -47, -44, -33, -19, -15, -14, 2, 5, 7, 8, 9, 10, 11, 12, 14, 16, 19, 23, 36, 37, 39, 43, 47, 49, 50, 51, 53, 55, 57], "xaxis": "x", "y": [2, 1, 1, 1, 1, 1, 1, 5, 1, 4, 1, 1, 2, 1, 1, 1, 1, 1, 1, 1, 1, 1, 1, 1, 1, 1, 1, 1, 1, 1], "yaxis": "y"}], "layout": {"annotations": [{"showarrow": false, "text": "event=TX_Flood", "textangle": 90, "x": 0.98, "xanchor": "left", "xref": "paper", "y": 0.2425, "yanchor": "middle", "yref": "paper"}, {"showarrow": false, "text": "event=NC_Helene", "textangle": 90, "x": 0.98, "xanchor": "left", "xref": "paper", "y": 0.7575, "yanchor": "middle", "yref": "paper"}], "height": 650, "legend": {"title": {"text": "boolean_search"}, "tracegroupgap": 0}, "plot_bgcolor": "white", "shapes": [{"line": {"color": "red", "dash": "dash", "width": 1}, "type": "line", "x0": 0, "x1": 0, "xref": "x", "y0": 0, "y1": 1, "yref": "y domain"}, {"line": {"color": "red", "dash": "dash", "width": 1}, "type": "line", "x0": 0, "x1": 0, "xref": "x2", "y0": 0, "y1": 1, "yref": "y2 domain"}], "title": {"text": "Aligned timelines: daily volume vs. days-since-day-zero"}, "xaxis": {"anchor": "y", "domain": [0, 0.98], "title": {"text": "days_since_day0"}}, "xaxis2": {"anchor": "y2", "domain": [0, 0.98], "matches": "x", "showticklabels": false}, "yaxis": {"anchor": "x", "domain": [0, 0.485], "title": {"text": "count"}}, "yaxis2": {"anchor": "x2", "domain": [0.515, 1], "matches": "y", "title": {"text": "count"}}}}
